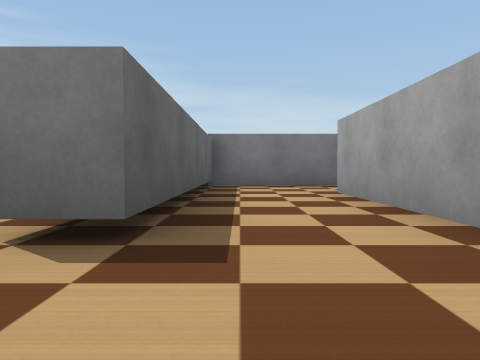
view 1 (above)

18 first-person views from a walk through a robot-simulator world made for Webots. The camera is 0.17 m above the floor, tilts 2° down and sees 70° across. The floor is counted in squares, 0.5 m on a side. Each view is taken from the middle of a square. On the plan, view 1 faces up. The plan holds only what a view shows up to about 9 squares ahead; the rest is blank. Robots are left out. Simple shapes and patterns stand in for the simulator's stock objects.

view 2
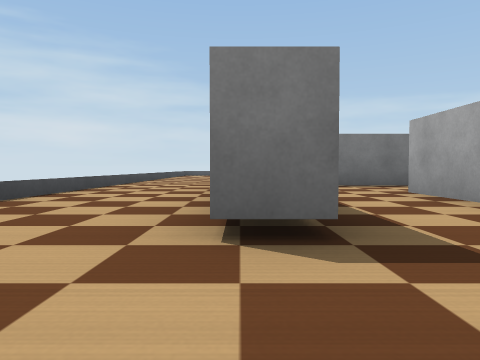

view 3
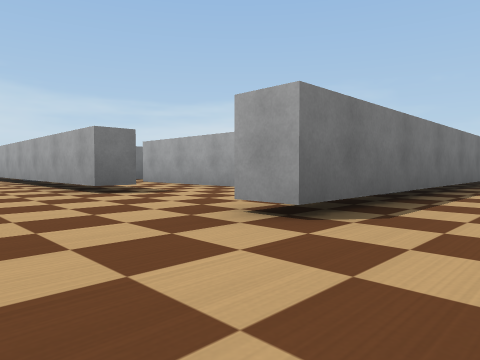

view 4
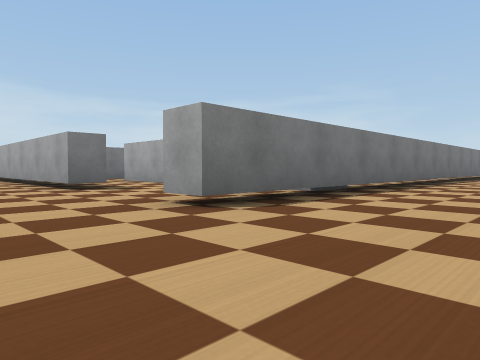

view 5
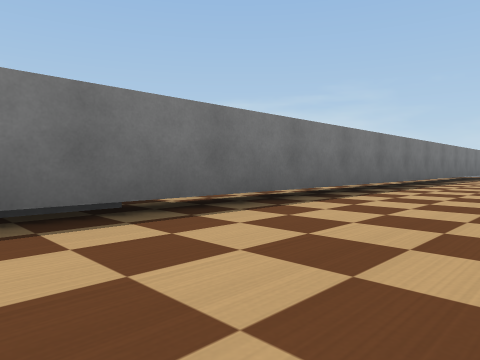

view 6
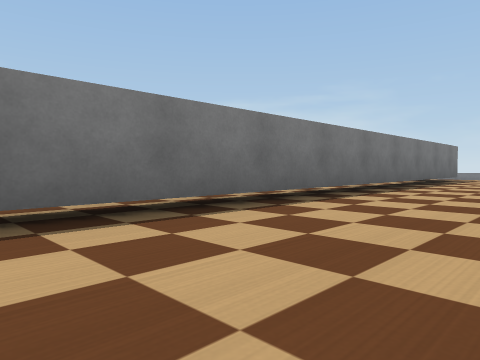

view 7
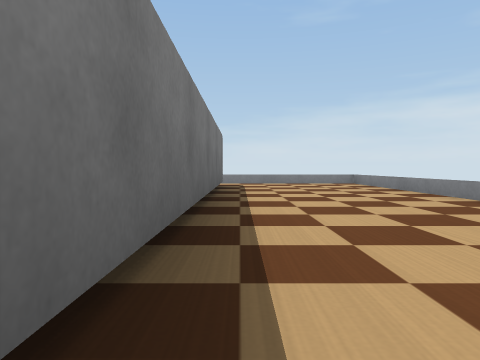

view 8
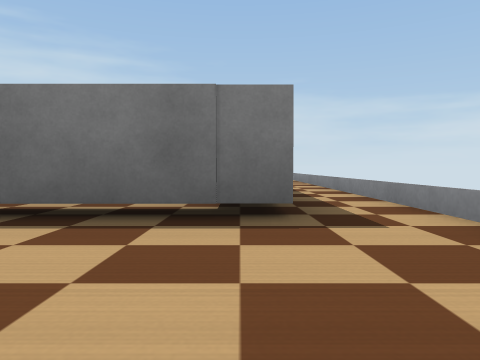

view 9
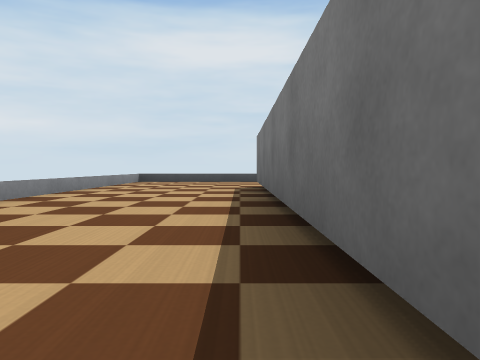

view 10
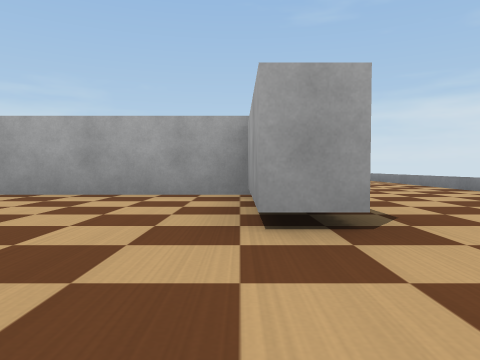

view 11
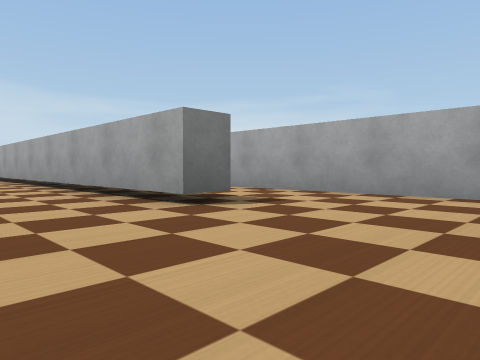

view 12
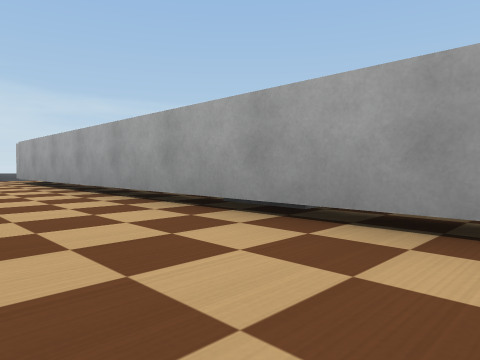

view 13
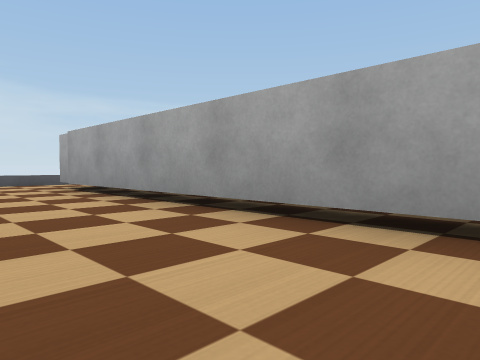

view 14
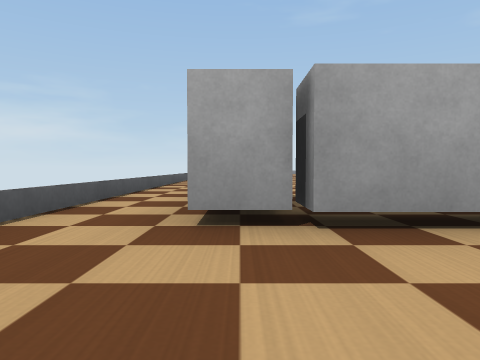

view 15
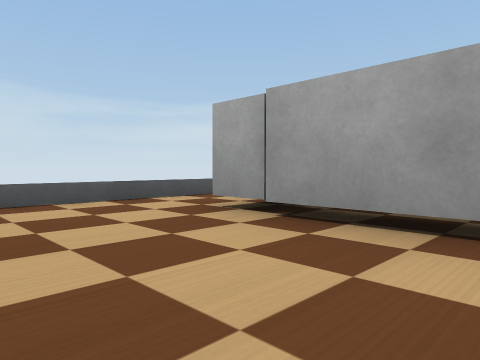

view 16
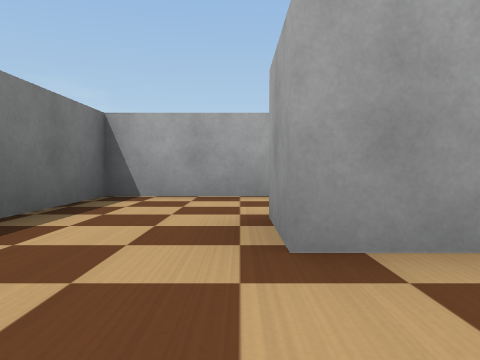

view 17
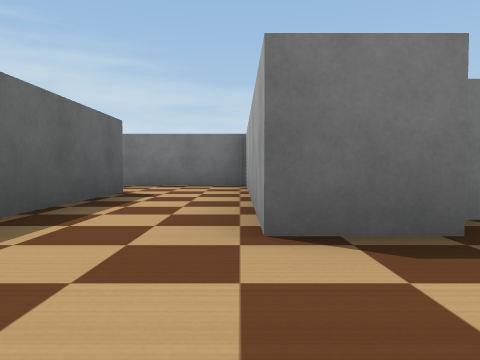

view 18
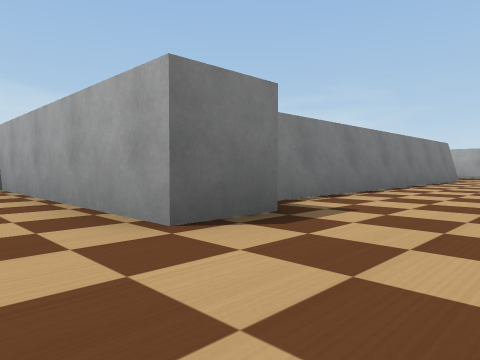

### Floor plan
Key: @ floor where view 1 was taken; # wall or solid block; . floor; = window, fence, low wall or low ledge; T thing the floor can be seen under or through; B grey box.
Columns run from 4 left of view 1 to 17 right of it. Each row starts with its distance up from view 1.
 16   =========
 15  .........
 14  ..T#
 13  ..T.
 12  ..T.
 11  ..T.
 10  ..T.
  9 =..T.
  8 =..T.
  7 =..TBBBBB
  6 =..T....B
  5 =..#..B.B            =
  4 =..#..B.B           .=
  3  ..#..B.B           .=
  2  ..#..B.BBBBBBBBBB  .=
  1  .....B.........    .=
  0  ...@.B....         .=
 -1  ..###B#############.=
 -2 =....................=
 -3 =....................=
 -4 =............  ......=
 -5 ===========      =====

Positions as (right, up) in squares from view 1, and headings:
1: (0, 0), facing up
2: (-1, 0), facing up
3: (-3, -3), facing up-right
4: (-3, -4), facing up-right
5: (1, -4), facing up-right
6: (5, -4), facing up-right
7: (9, -2), facing right
8: (15, -4), facing up
9: (5, -2), facing left
10: (-3, -1), facing right
11: (-3, -1), facing up-right
12: (-3, 5), facing up-right
13: (-3, 8), facing up-right
14: (-3, 14), facing right
15: (-3, 12), facing up-right
16: (0, 5), facing right
17: (4, 0), facing up
18: (3, 0), facing up-right
